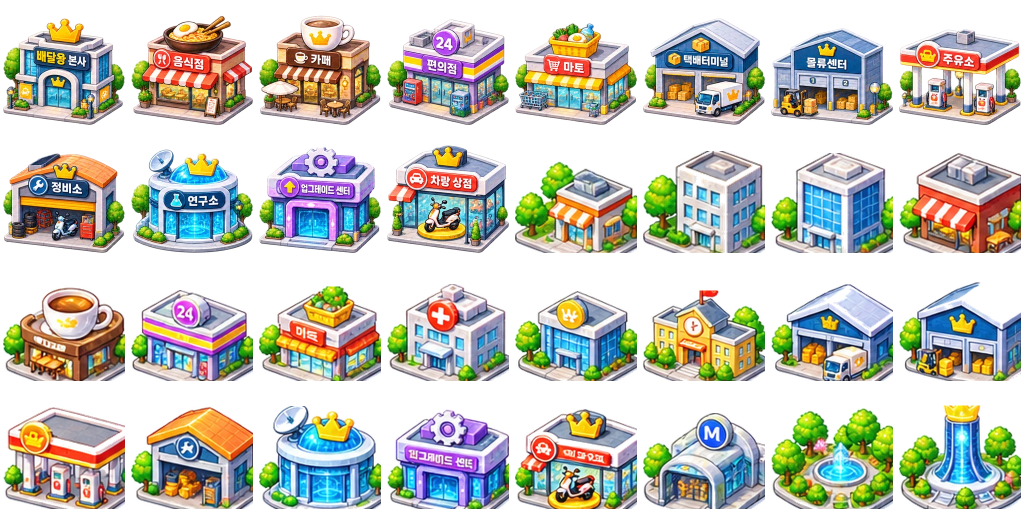
#> input picture assets/world-2d/buildings.webp, 2048 x 1024 px (shown at 1/2 size)
$ python -i build-2d-assets.py   (imports and definitions only)
#> lines starting #> are read from the running program, lines starting #| are printed output that depends on the picture; after the words box and inside, x2 and y2 are one past the last pixel; in counts of white or black regions, pixels touching at a corner belong together
#> further down, picture is the input picture: PIL image 2048x1024 RGBA; mean R, G, B, A 101.2, 102, 91.8, 141.3
"""Repack supplied art; recover damaged sheet cuts without drawing new pixels."""
import sys,json,math
from pathlib import Path
import numpy as np
from scipy import ndimage
from PIL import Image,ImageDraw

# [1 line not run here, left out]
def clean(im,white=False):
#> called with white = False
    a=np.array(im.convert('RGBA'))
    if white:
        rgb=a[:,:,:3].astype(int)
        bg=(rgb.min(2)>205)&((rgb.max(2)-rgb.min(2))<30)
        seed=np.zeros(bg.shape,bool);seed[0]=bg[0];seed[-1]=bg[-1];seed[:,0]=bg[:,0];seed[:,-1]=bg[:,-1]
        mask=ndimage.binary_propagation(seed,mask=bg);a[mask,3]=0
    mask=a[:,:,3]>45
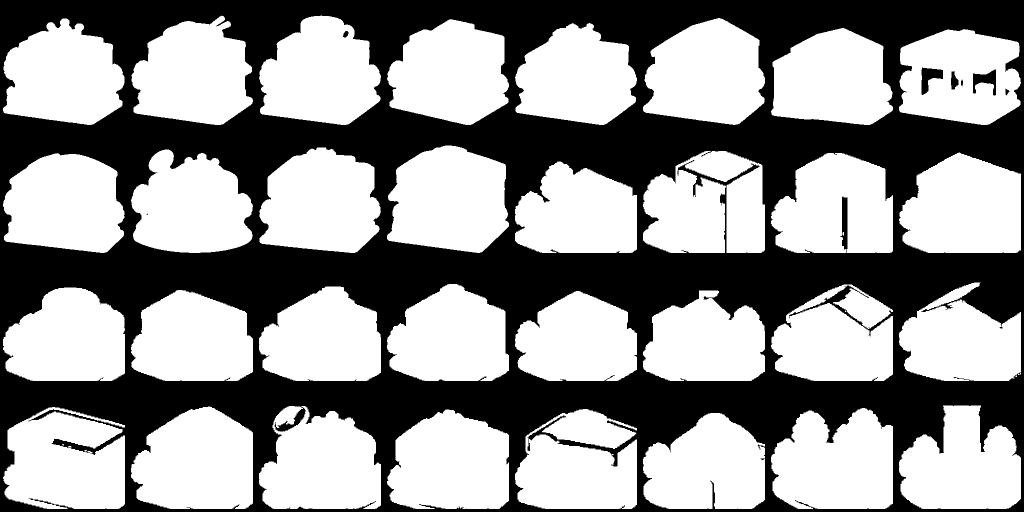
#> mask: shape (1024, 2048) bool (shown at 1/2 size); 57.4% white; 8 black regions (1 under 20 px), largest, box (x1, y1, x2, y2) and area: (0, 0, 2048, 1024) 890161, (1843, 135, 1886, 190) 1242, (1946, 139, 1992, 191) 1172
    labels,n=ndimage.label(mask)
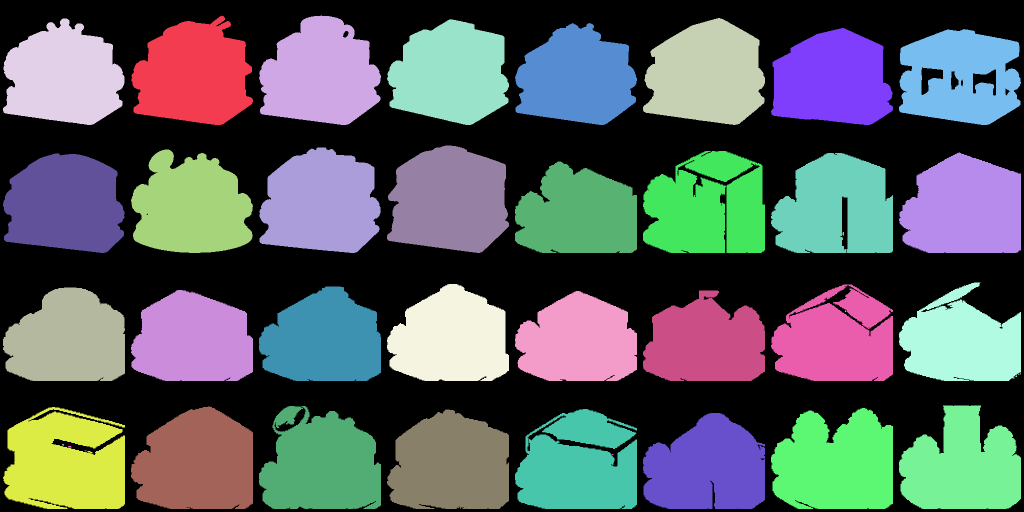
#> labels: shape (1024, 2048) int32 (shown at 1/2 size); 42 distinct labels, from 0 to 41; one colour per label, 0 black
#> n = 41
    if not n:raise ValueError('empty asset')
    sizes=np.bincount(labels.ravel());sizes[0]=0;main=int(sizes.argmax())
#> after `sizes = np.bincount(labels.ravel())`: sizes = 42 values, max 893152 at index 0, min 6 at index 27, mean 49932.2
#> after `main = int(sizes.argmax())`: main = 9
    # Keep the main connected drawing and edge antialiasing, remove neighboring scraps.
    keep=ndimage.binary_dilation(labels==main,iterations=2)
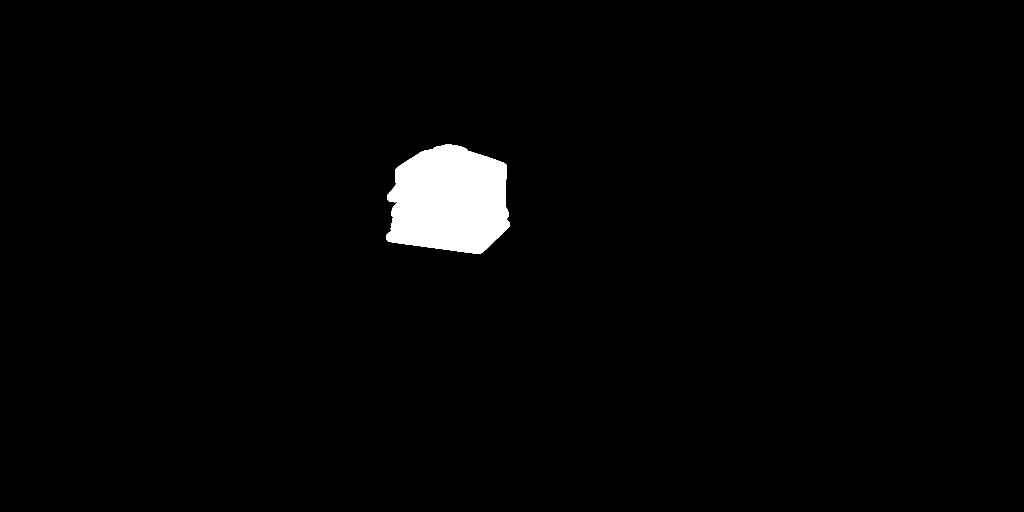
#> keep: shape (1024, 2048) bool (shown at 1/2 size); 2% white; 1 white region, box (x1, y1, x2, y2) and area: (772, 289, 1020, 508) 42788
    a[~keep,3]=0;a[a[:,:,3]==0,:3]=0
#> after `a[~keep, 3] = 0`:
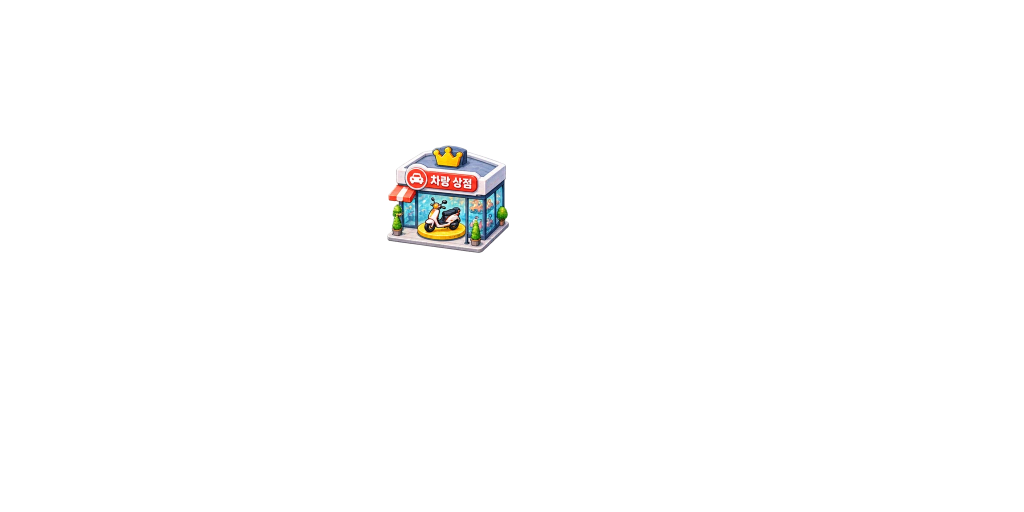
#> a: shape (1024, 2048, 4) (shown at 1/2 size); mean R, G, B, A 101.2, 102, 91.8, 4.9; transparent parts drawn white
    im=Image.fromarray(a);return im.crop(im.getbbox())
#> after `return im.crop(im.getbbox())`:
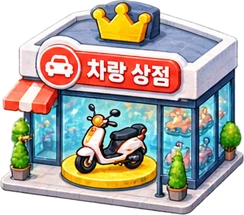
#> returned value: PIL image 244x215 RGBA; mean R, G, B, A 125.7, 120.1, 111.6, 196.2; transparent parts drawn white

items=[]
def add(key,im,group,white=False):items.append((key,clean(im,white),group))
# [1 line not run here, left out]
order=['front','right','back','left']
# [18 lines not run here, left out]
def boxes(kind,xs,y0,y1):
    for i,(x0,x1) in enumerate(xs):add(f'env/{kind}_{i+1:02}',env.crop((x0,y0,x1,y1)),'environment',True)
# [10 lines not run here, left out]

manifest={'version':1,'assets':{},'groups':{}}
# [13 lines not run here, left out]
contact=Image.new('RGB',(1000,math.ceil(len(items)/10)*115),'#dce8ec');draw=ImageDraw.Draw(contact)
# [4 lines not run here, left out]

>>> from PIL import Image
>>> picture = Image.open('../assets/world-2d/buildings.webp')
>>> result = clean(picture)
